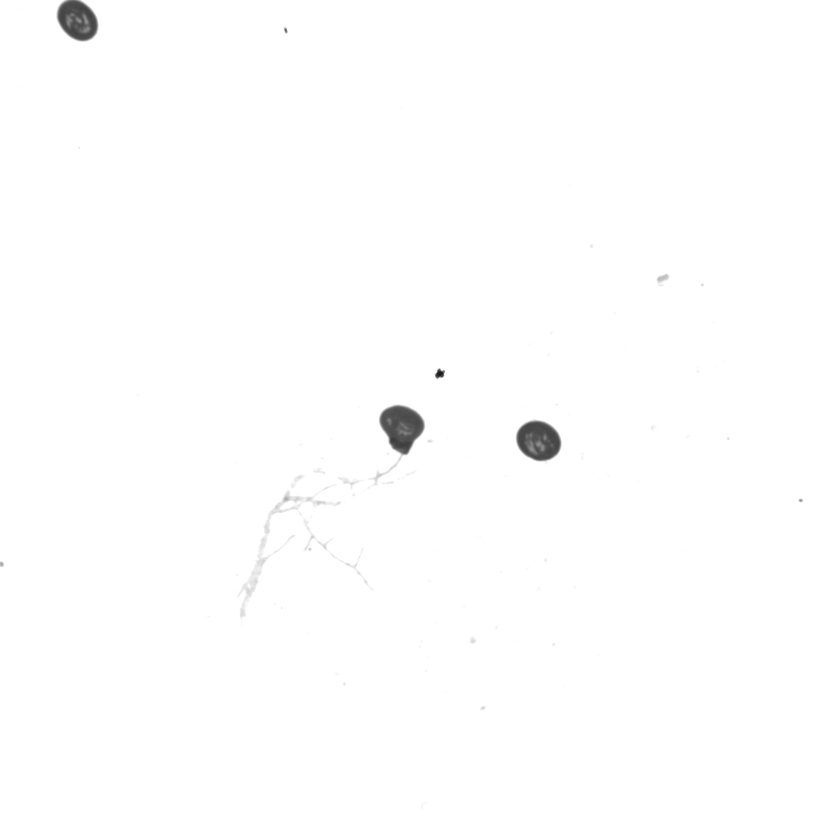
#> input picture img/13-04-22-run-1/saved_pypylon_img_33_frame4_found5.jpeg, 840 x 840 px, shrunk from 2048 x 2048 before the run, found by its file name
$ python blob-coordinates-test1.py
#> lines starting #> are read from the running program, lines starting #| are printed output that depends on the picture; after the words box and inside, x2 and y2 are one past the last pixel; in counts of white or black regions, pixels touching at a corner belong together
import numpy as np
import pandas as pd
import os
import cv2 as cv
import matplotlib.pyplot as plt
import skimage.feature
#%matplotlib inline

img = cv.imread('img/13-04-22/saved_pypylon_img_33_frame4_found5.jpeg')
#> img is the input picture: shape (840, 840, 3); min 25, max 255, mean 253.9
gray = cv.cvtColor(img, cv.COLOR_BGR2GRAY)
ret, thresh = cv.threshold(gray, 0, 255, cv.THRESH_BINARY_INV + cv.THRESH_OTSU)
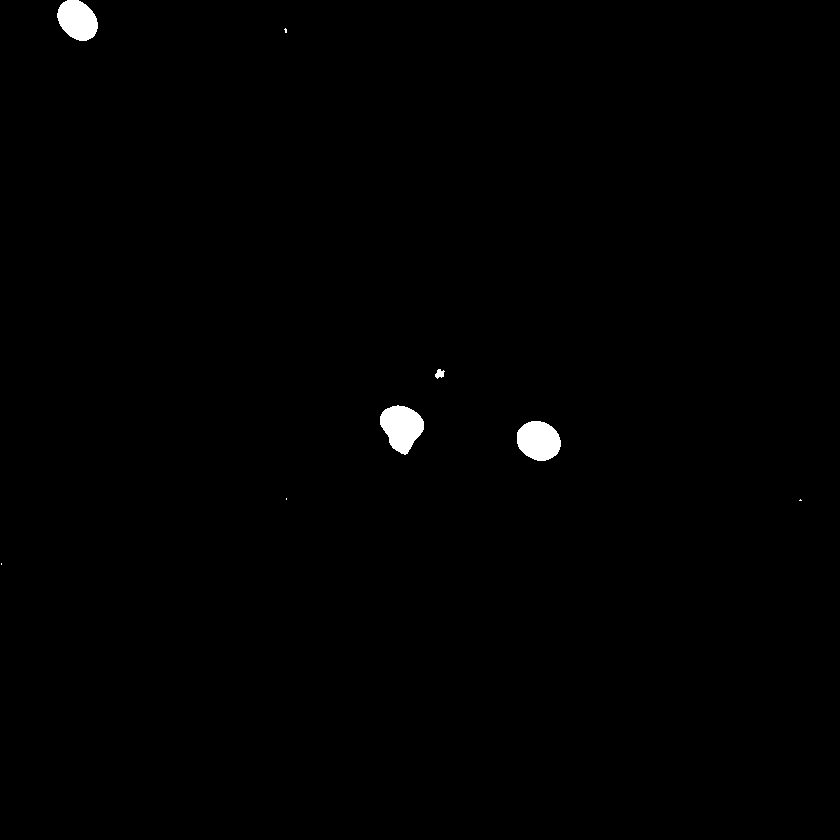
#> thresh: shape (840, 840); 0.59% white; 8 white regions (4 under 20 px), largest, box (x1, y1, x2, y2) and area: (380, 405, 424, 455) 1475, (517, 421, 561, 461) 1370, (57, 0, 98, 41) 1251, (435, 369, 445, 379) 63
#> ret = 172
# noise removal
kernel = np.ones((3, 3), np.uint8)
opening = cv.morphologyEx(thresh, cv.MORPH_OPEN, kernel, iterations=2)
#> opening: shape (840, 840); 0.59% white; 4 white regions, box (x1, y1, x2, y2) and area: (380, 406, 424, 454) 1471, (517, 421, 561, 461) 1370, (57, 0, 98, 41) 1251, (437, 371, 444, 377) 42
# sure background area
sure_bg = cv.dilate(opening, kernel, iterations=3)
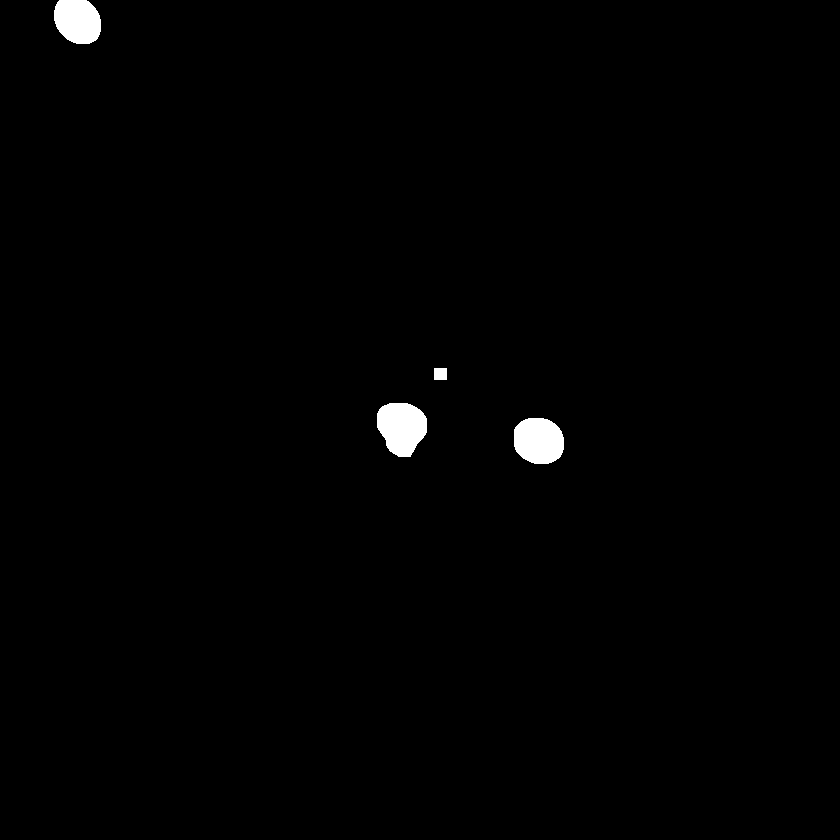
#> sure_bg: shape (840, 840); 0.83% white; 4 white regions, box (x1, y1, x2, y2) and area: (377, 403, 427, 457) 2059, (514, 418, 564, 464) 1910, (54, 0, 101, 44) 1713, (434, 368, 447, 380) 156
# Finding sure foreground area
dist_transform = cv.distanceTransform(opening, cv.DIST_L2, 5)
ret, sure_fg = cv.threshold(dist_transform, 0.7 * dist_transform.max(), 255, 0)
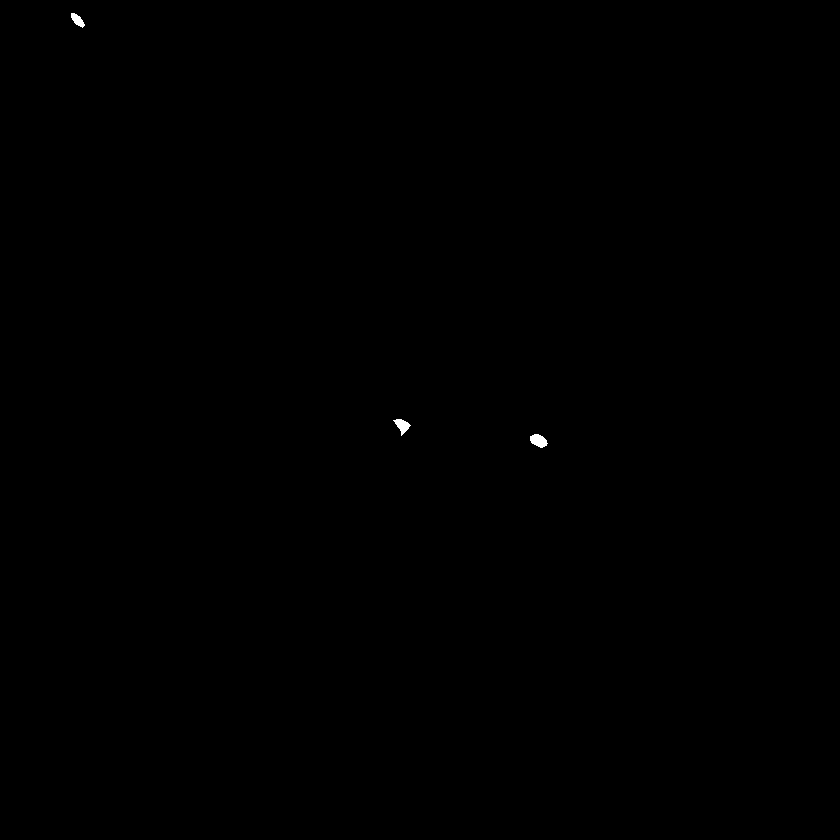
#> sure_fg: shape (840, 840) float32; 0.06% white; 3 white regions, box (x1, y1, x2, y2) and area: (530, 434, 548, 448) 171, (393, 419, 411, 436) 148, (71, 13, 85, 28) 114
#> ret = 13.28
# Finding unknown region
sure_fg = np.uint8(sure_fg)
unknown = cv.subtract(sure_bg, sure_fg)
#> unknown: shape (840, 840); 0.77% white; 4 white regions, box (x1, y1, x2, y2) and area: (377, 403, 427, 457) 1911, (514, 418, 564, 464) 1739, (54, 0, 101, 44) 1599, (434, 368, 447, 380) 156
cv.imshow("sure_fg", sure_fg)
height, width = img.shape[:2]
#> height = 840; width = 840
print(height, width)
#| 840 840
blobs = skimage.feature.blob_log(sure_fg, min_sigma=4, max_sigma=4, num_sigma=1, threshold=0.42)
#> blobs = [[426, 403, 4], [20, 77, 4], [441, 540, 4]]

for blob in blobs:
    #blob[0] = blob[0] - 1024
    #blob[1] = blob[1] - 1024
    blobR = blob[0]
    blob[0] = blob[1]
    blob[1] = blobR
#> this loop made 3 passes
#> blobR on passes 1 to 3: 426, 20, 441

blobs = blobs[blobs[:, 0].argsort()]
#> blobs = [[77, 20, 4], [403, 426, 4], [540, 441, 4]]
blobs = blobs[:, :-1]
#> blobs = [[77, 20], [403, 426], [540, 441]]
#cv2.imshow('image', image)
print(blobs)
#| [[ 77.  20.]
#|  [403. 426.]
#|  [540. 441.]]
print(type(blobs))
#| <class 'numpy.ndarray'>
print(len(blobs))
#| 3

cv.waitKey(0)
cv.destroyAllWindows()

$ run again, with img/13-04-22-run-1/saved_pypylon_img_100_frame28_found5.jpeg copied over img/13-04-22-run-1/saved_pypylon_img_33_frame4_found5.jpeg
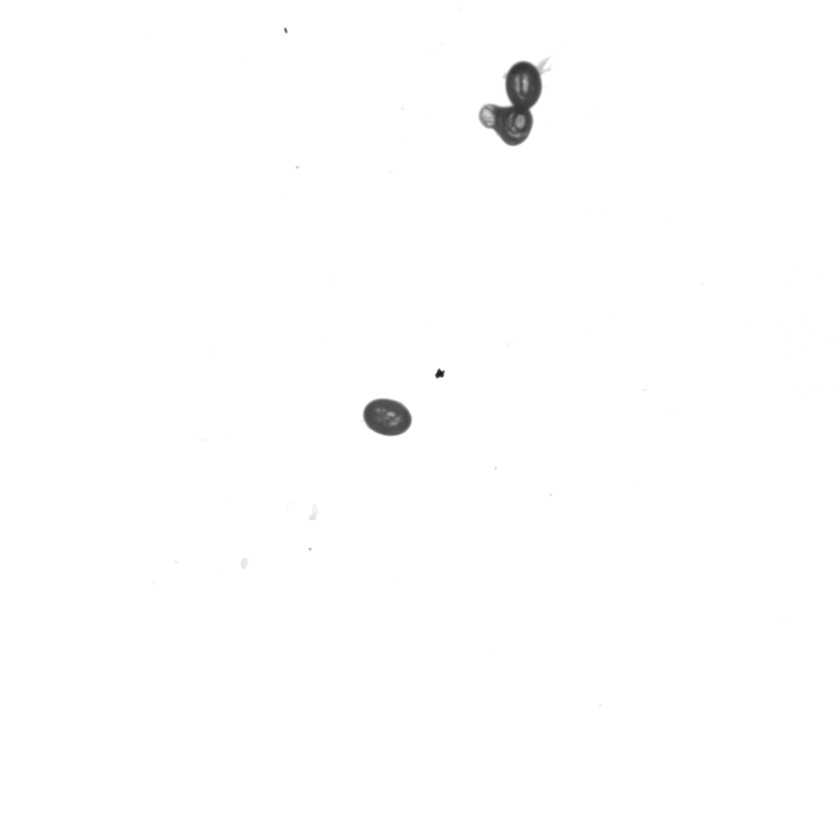
#> input picture img/13-04-22-run-1/saved_pypylon_img_100_frame28_found5.jpeg, 840 x 840 px, shrunk from 2048 x 2048 before the run, found by its file name
#> img is the input picture: shape (840, 840, 3); min 23, max 255, mean 254
#> `ret, thresh = cv.threshold(gray, 0, 255, cv.THRESH_BINARY_INV + cv.THR..`:
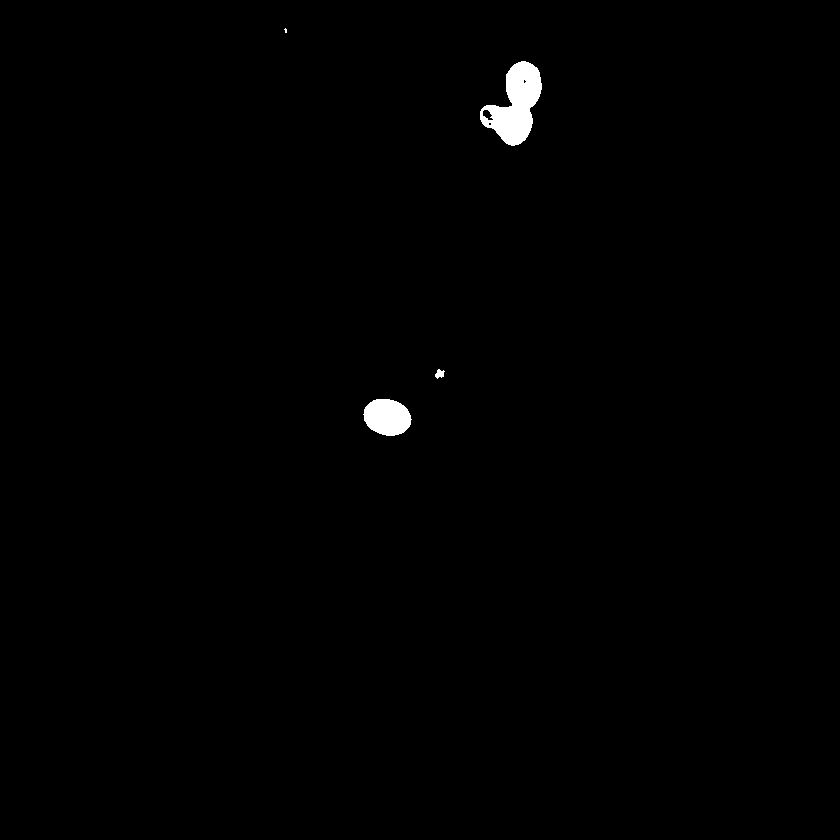
#> thresh: shape (840, 840); 0.61% white; 4 white regions (1 under 20 px), largest, box (x1, y1, x2, y2) and area: (480, 61, 542, 146) 2839, (363, 399, 412, 436) 1386, (435, 369, 445, 379) 62
#> `ret, thresh = cv.threshold(gray, 0, 255, cv.THRESH_BINARY_INV + cv.THR..`: ret = 174
#> opening: shape (840, 840); 0.6% white; 4 white regions, box (x1, y1, x2, y2) and area: (486, 61, 542, 145) 2714, (364, 399, 411, 436) 1384, (481, 117, 489, 126) 60, (437, 371, 444, 377) 42
#> `sure_bg = cv.dilate(opening, kernel, iterations=3)`:
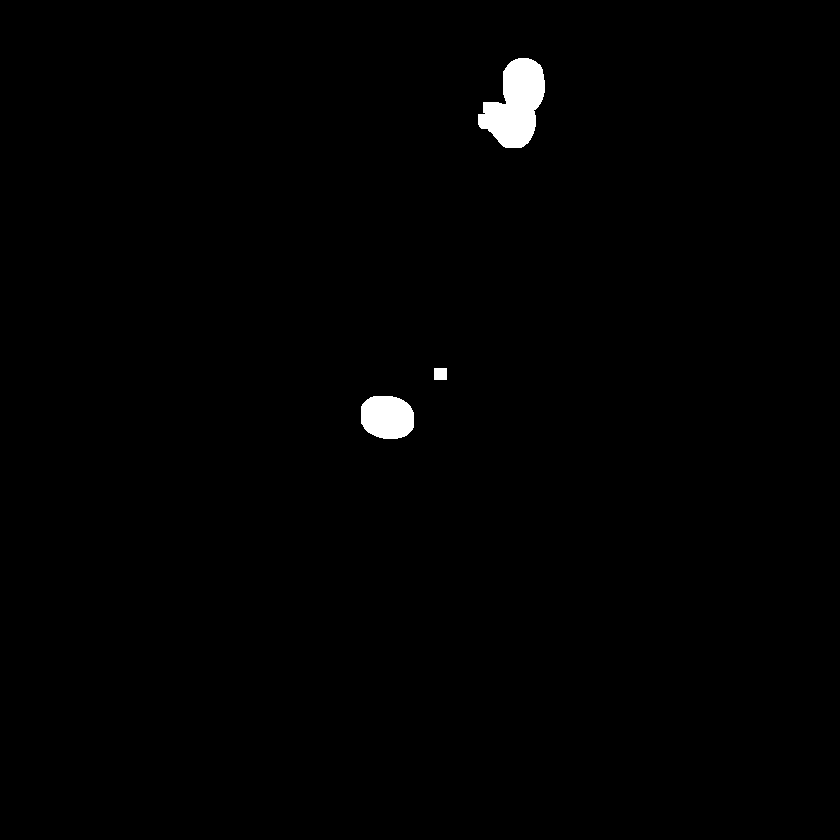
#> sure_bg: shape (840, 840); 0.83% white; 3 white regions, box (x1, y1, x2, y2) and area: (478, 58, 545, 148) 3798, (361, 396, 414, 439) 1924, (434, 368, 447, 380) 156
#> `ret, sure_fg = cv.threshold(dist_transform, 0.7 * dist_transform.max()..`: ret = 12.72
#> unknown: shape (840, 840); 0.78% white; 3 white regions, box (x1, y1, x2, y2) and area: (478, 58, 545, 148) 3629, (361, 396, 414, 439) 1722, (434, 368, 447, 380) 156
#| 840 840
#> `blobs = skimage.feature.blob_log(sure_fg, min_sigma=4, max_sigma=4, nu..`: blobs = [[124, 513, 4], [418, 391, 4], [415, 382, 4]]
#> the loop `for blob in blobs:` made 3 passes
#> blobR on passes 1 to 3: 124, 418, 415
#> `blobs = blobs[blobs[:, 0].argsort()]`: blobs = [[382, 415, 4], [391, 418, 4], [513, 124, 4]]
#> `blobs = blobs[:, :-1]`: blobs = [[382, 415], [391, 418], [513, 124]]
#| [[382. 415.]
#|  [391. 418.]
#|  [513. 124.]]
#| <class 'numpy.ndarray'>
#| 3
